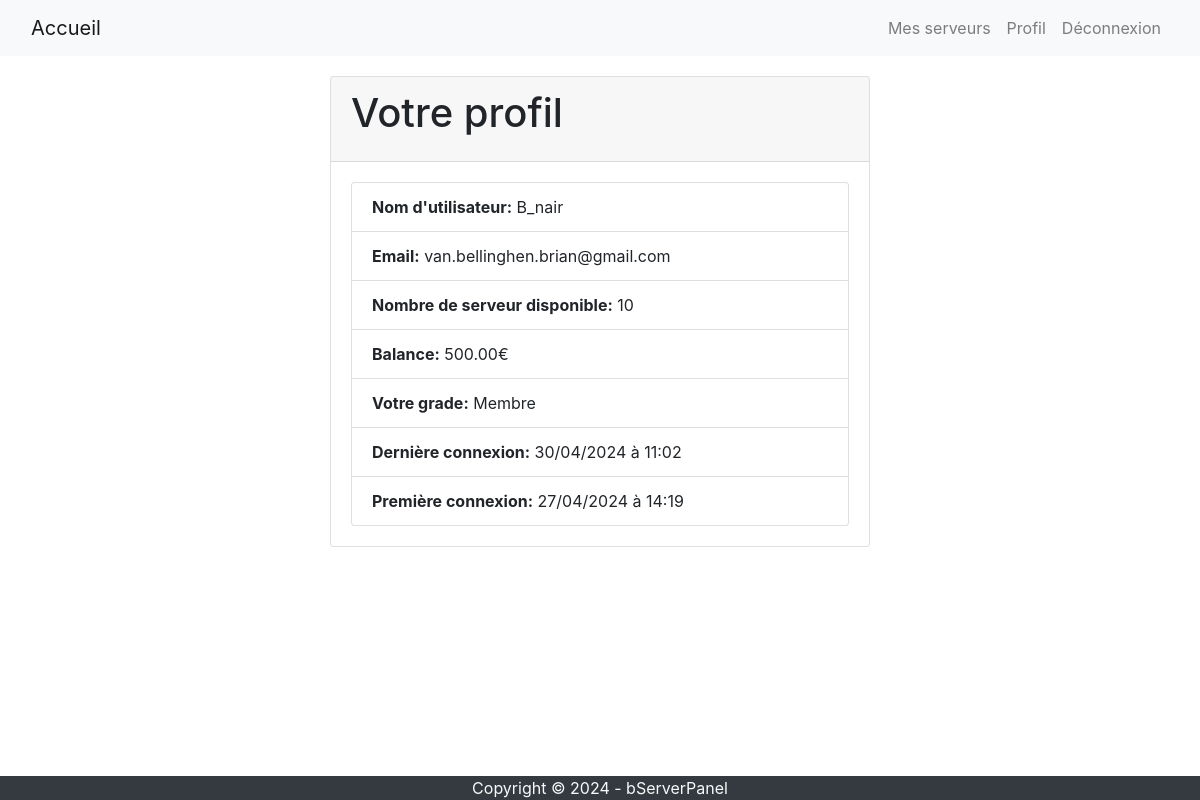
The page /users/profile/ (signed in) on the database its author committed.
### accounts/models.py (models this page shows, shortened)
class PanelUser(models.Model):
    rank = models.ForeignKey(Rank, on_delete=models.SET_NULL, null=True)
    balance = models.DecimalField(max_digits=10, decimal_places=2, default=0)
    server_count = models.IntegerField(default=0)
    user = models.OneToOneField('auth.User', on_delete=models.CASCADE, null=True)

class Rank(models.Model):
    name = models.CharField(max_length=255)
    permission = models.ManyToManyField(Permission, default=None)

### accounts/views.py (the view)
# urls.py: path('profile/', views.panel_user_profile, name='user-profile'),
@login_required(login_url='/users/login')
def panel_user_profile(request):
    try:
        panelUser = PanelUser.objects.get(user=request.user)
        return render(request, 'user-profile.html', {'panel_user': panelUser})
    except PanelUser.DoesNotExist:
        redirect('user-logout')

### accounts/templates/user-profile.html (shortened to what this page needs)
{% extends 'base.html' %}
{% block content %}
  <div class="container" style="padding-top: 20px;">
    <div class="row">
      <div class="col-md-6 offset-md-3">
        <div class="card">
          <div class="card-header">
            <h1 class="card-title">Votre profil</h1>
          </div>
          <div class="card-body">
            <ul class="list-group">
              <li class="list-group-item">
                <strong>Nom d'utilisateur:</strong> {{ user.username }}
              </li>
              <li class="list-group-item">
                <strong>Email:</strong> {{ user.email }}
              </li>
              <li class="list-group-item">
                <strong>Nombre de serveur disponible:</strong> {{ panel_user.server_count }}
              </li>
              <li class="list-group-item">
                <strong>Balance:</strong> {{ panel_user.balance }}€
              </li>
              <li class="list-group-item">
                <strong>Votre grade:</strong> {{ panel_user.rank.name }}
              </li>
              <li class="list-group-item">
                <strong>Dernière connexion:</strong> {{ user.last_login | date:"j/m/Y à H:i" }}
              </li>
              <li class="list-group-item">
                <strong>Première connexion:</strong> {{ user.date_joined | date:"j/m/Y à H:i" }}
              </li>
            </ul>
          </div>
        </div>
      </div>
    </div>
  </div>
{% endblock %}

### rows shown on the page
PanelUser: server_count "10", balance "500.00", rank.name "Membre"

### other values the page prints
{{ user.username }} "B_nair"
{{ user.email }} "van.bellinghen.brian@gmail.com"
{{ user.last_login | date:"j/m/Y à H:i" }} "30/04/2024 à 11:02"
{{ user.date_joined | date:"j/m/Y à H:i" }} "27/04/2024 à 14:19"
